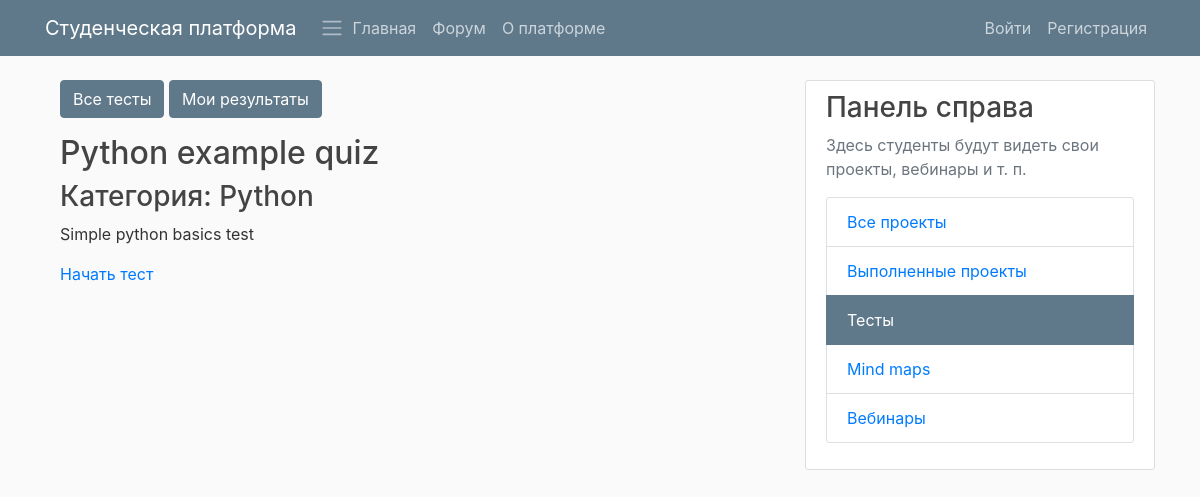
The page /platform/quiz/pthon/ on the database its author committed.
### QuizApp/models.py (models this page shows, shortened)
class Quiz(models.Model):
    title = models.CharField(
        verbose_name=_("Title"),
        max_length=60, blank=False)
    description = models.TextField(
        verbose_name=_("Description"),
        blank=True, help_text=_("a description of the quiz"))
    url = models.SlugField(
        max_length=60, blank=False,
        help_text=_("a user friendly url"),
        verbose_name=_("user friendly url"))
    category = models.ForeignKey(
        Category, null=True, blank=True,
        verbose_name=_("Category"), on_delete=models.CASCADE)
    random_order = models.BooleanField(
        blank=False, default=False,
        verbose_name=_("Random Order"),
        help_text=_("Display the questions in "
                    "a random order or as they "
                    "are set?"))
    max_questions = models.PositiveIntegerField(
        blank=True, null=True, verbose_name=_("Max Questions"),
        help_text=_("Number of questions to be answered on each attempt."))
    answers_at_end = models.BooleanField(
        blank=False, default=False,
        help_text=_("Correct answer is NOT shown after question."
                    " Answers displayed at the end."),
        verbose_name=_("Answers at end"))
    exam_paper = models.BooleanField(
        blank=False, default=False,
        help_text=_("If yes, the result of each"
                    " attempt by a user will be"
                    " stored. Necessary for marking."),
        verbose_name=_("Exam Paper"))
    single_attempt = models.BooleanField(
        blank=False, default=False,
        help_text=_("If yes, only one attempt by"
                    " a user will be permitted."
                    " Non users cannot sit this exam."),
        verbose_name=_("Single Attempt"))
    pass_mark = models.SmallIntegerField(
        blank=True, default=0,
        verbose_name=_("Pass Mark"),
        help_text=_("Percentage required to pass exam."),
        validators=[MaxValueValidator(100)])
    success_text = models.TextField(
        blank=True, help_text=_("Displayed if user passes."),
        verbose_name=_("Success Text"))
    fail_text = models.TextField(
        verbose_name=_("Fail Text"),
        blank=True, help_text=_("Displayed if user fails."))
    draft = models.BooleanField(
        blank=True, default=False,
        verbose_name=_("Draft"),
        help_text=_("If yes, the quiz is not displayed"
                    " in the quiz list and can only be"
                    " taken by users who can edit"
                    " quizzes."))
    class Meta:
        verbose_name = _("Quiz")
        verbose_name_plural = _("Quizzes")

class Category(models.Model):
    category = models.CharField(
        verbose_name=_("Category"),
        max_length=250, blank=True,
        unique=True, null=True)
    objects = CategoryManager()
    class Meta:
        verbose_name = _("Category")
        verbose_name_plural = _("Categories")
    def __str__(self):
        return self.category

### QuizApp/views.py (the view)
class QuizDetailView(DetailView):
    model = Quiz
    slug_field = 'url'
    def get(self, request, *args, **kwargs):
        self.object = self.get_object()
        if self.object.draft and not request.user.has_perm('quiz.change_quiz'):
            raise PermissionDenied
        context = self.get_context_data(object=self.object)
        return self.render_to_response(context)

### PlatformApp/templatetags/templatetagname.py (called while the page is built)
@register.filter(name='has_group')
def has_group(user, group_name):
    group = Group.objects.get(name=group_name)
    return True if group in user.groups.all() else False

### QuizApp/templates/QuizApp/quiz_detail.html (shortened to what this page needs)
{% extends 'QuizApp/base.html' %}
{% load i18n %}
{% block quiz_content %}
<h2>{{ quiz.title }}</h2>
<h3>{% trans "Категория" %}: {{ quiz.category }}</h3>
<p>{{ quiz.description }}</p>
<p>
  <a href="{% url 'quiz_question' quiz_name=quiz.url %}">
	{% trans "Начать тест" %}
  </a>
</p>
{% endblock quiz_content %}

### PlatformApp/static/PlatformApp/main.css (style rules this page uses)
body { background: #fafafa; color: #333333; margin-top: 5rem; }
h1, h2, h3, h4, h5, h6 { color: #444444; }

### rows shown on the page
Quiz: title "Python example quiz", category "Python", description "Simple python basics test"
